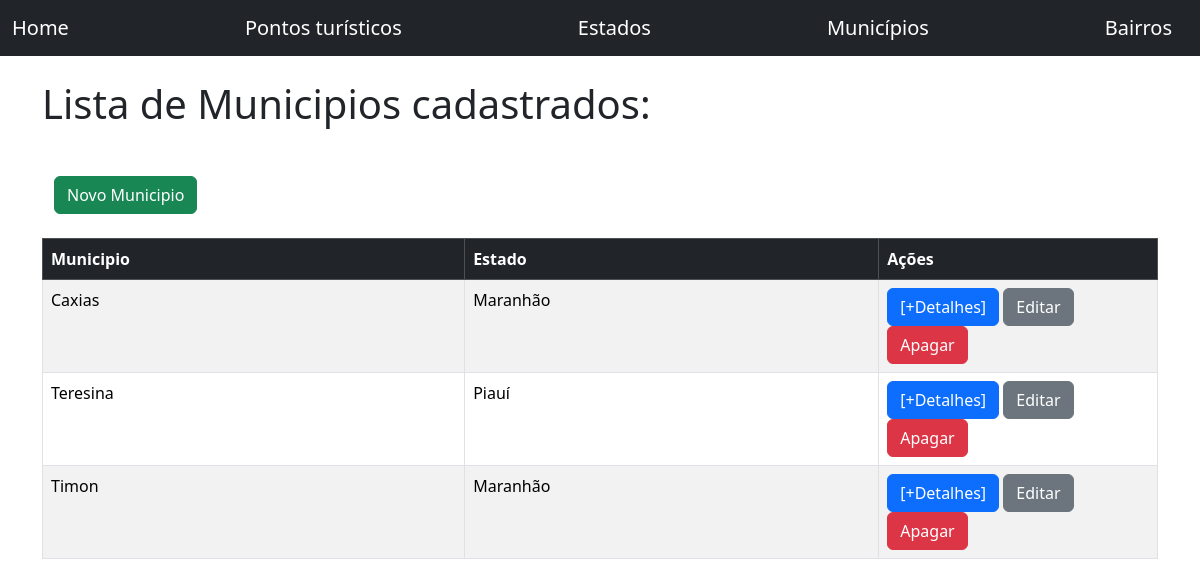
Screenshot of /municipios/ with the database file from the repository.
### core/models.py (models this page shows, shortened)
class Municipio(models.Model):
    nome= models.CharField(max_length=100)
    populacao= models.IntegerField()
    estado= models.ForeignKey(
        Estado,
        on_delete=models.DO_NOTHING
    )
    class Meta:
        verbose_name = 'Município'
        verbose_name_plural = 'Municípios'
        ordering = ['nome','populacao']

class Estado(models.Model):
    REGIOES=[
        ('N','Norte'),
        ('NE','Nordeste'),
        ('CO','Centro-oeste'),
        ('SE','Sudeste'),
        ('S','Sul'),
    ]
    nome= models.CharField(max_length=100)
    sigla= models.CharField (max_length=2)
    regiao= models.CharField(max_length=25, choices=REGIOES, null=True, blank=True)

### core/views.py (the view)
# urls.py: path('municipios/', views.listar_municipios, name= 'listar_municipios'),
def listar_municipios(request):
    municipios = Municipio.objects.all()
    dados = {
        'municipios': municipios
    }
    return render(request,'municipios/listar.html',dados)

### templates/municipios/listar.html
{% extends 'base.html' %}
{% block titulo %}
    Lista de Municipios cadastrados:
{% endblock %}
{% block conteudo %}
<div class="row">
    <div class="col-md-12 p-4">
        <a class="btn btn-success" href="{% url 'cadastrar_municipio' %}">Novo Municipio</a>
    </div>
</div>
<div class="row">
    <div class="col-md-12">
        <table class="table table-bordered table-striped">
            <thead>
                <tr class="table-dark">
                    <th>Municipio</th>
                    <th>Estado</th>
                    <th style="width: 25%;">Ações</th>
                </tr>
            </thead>
            <tbody>
                {% for municipio in municipios %}
                    <tr>
                        <td>{{ municipio.nome }}</td>
                        <td>{{ municipio.estado.nome }}</td>
                        <td>
                        <a type="button" class="btn btn-primary" href="{% url 'detalhes_municipio' municipio.id %}">[+Detalhes]</a>
                        <a type="button" class="btn btn-secondary" href=>Editar</a>
                        <a type="button" class="btn btn-danger">Apagar</a>
                        </td>
                    </tr>
                {% empty %}
                <tr>
                    <td colspan='2'> Não existem municipios cadastrados</td>
                </tr>
                {% endfor %}
            </tbody>
        </table>
    </div>
</div>
{% endblock %}

### rows the page displays
Municipio: nome "Caxias", estado.nome "Maranhão"
Municipio: nome "Teresina", estado.nome "Piauí"
Municipio: nome "Timon", estado.nome "Maranhão"
